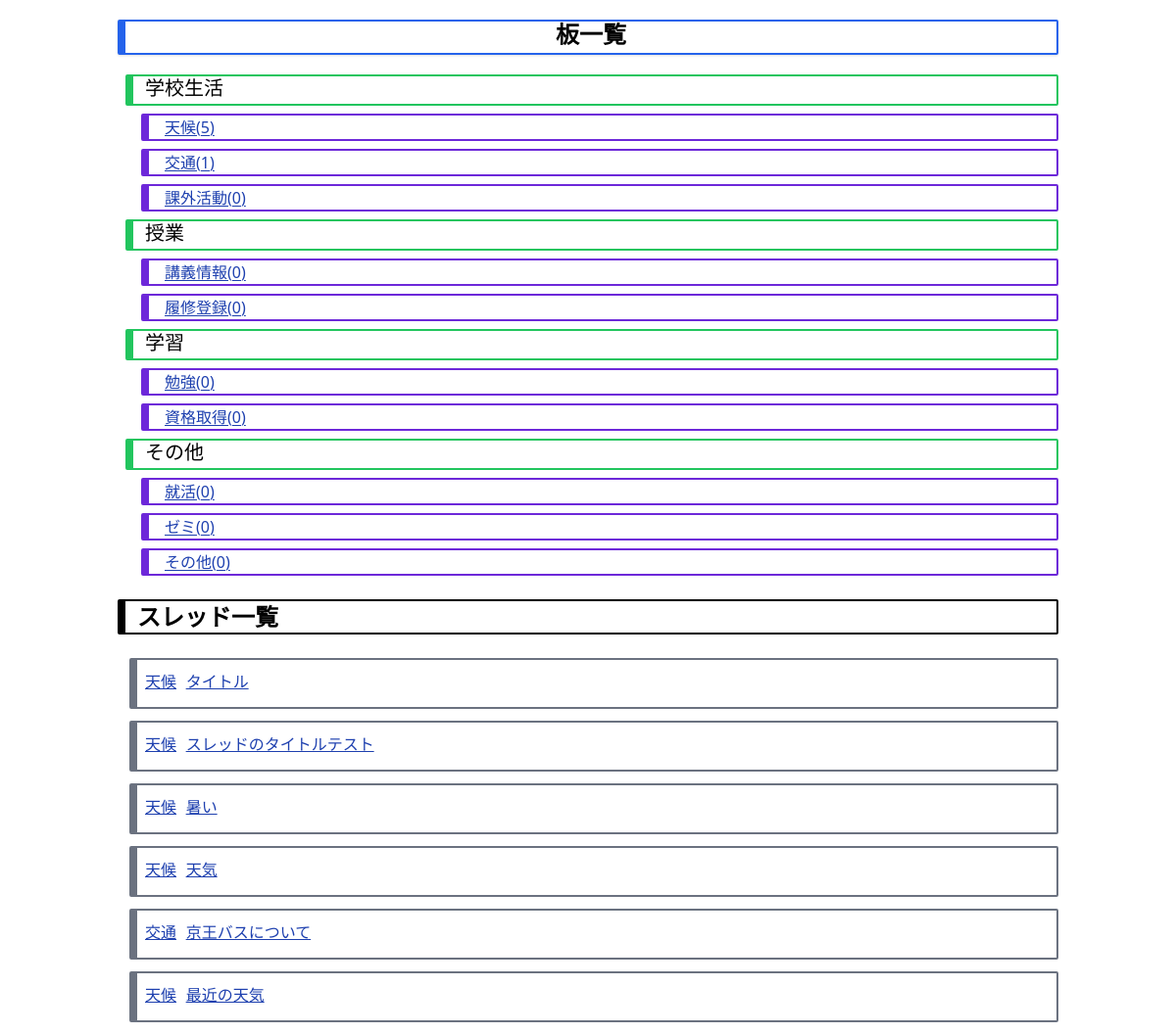
The page / on the database its author committed.
### tables this page shows
CREATE TABLE divisions (
            id INTEGER PRIMARY KEY AUTOINCREMENT,
            name STRING,
            created_at DATETIME
        );

CREATE TABLE kinds (
            id INTEGER PRIMARY KEY AUTOINCREMENT,
            name STRING,
            division_id INTEGER REFERENCES divisions,
            created_at DATETIME
        );

CREATE TABLE threads (
            id INTEGER PRIMARY KEY AUTOINCREMENT,
            title STRING,
            kind_id INTEGER,
            created_at DATETIME
        );

### app.py (the view)
@app.route("/", methods=["GET"])
def index():
    data = dict(threads=[],head=[])
    data["threads"]=db.getThreadsWithKindId(cur)
    for division in db.getDivisions(cur):
        kindCountPairs=[]
        kinds=db.getKindsByDivisionId(cur,division["id"])
        for kind in kinds:
            kindCountPairs.append(dict(kind=kind,count=db.getKindCountById(cur,kind["id"])))
        data["head"].append(dict(division=division,kindCountPairs=kindCountPairs))
    return render_template("index.html", data=data)

### features/db.py (called while the page is built)
def dateConverter(result: list[dict[str, str]] | dict[str, str]) -> list[dict[str, str]]|dict[str,str]:
    if type(result) is list:
        for i in result:
            for j in i.keys():
                if j == "created_at":
                    i[j] = generateTimeCaption(i[j])
    else:
        for j in result.keys():
            if j == "created_at":
                result[j] = generateTimeCaption(result[j])
    return result

def dictFactory(cur: sqlite3.Cursor, row):
    d = {}
    for idx, col in enumerate(cur.description):
        d[col[0]] = row[idx]
    return d

def getThreadsWithKindId(cur: sqlite3.Cursor) -> list[dict[str, str]] | dict[str, str]:
    result = cur.execute("""--sql
        select
            threads.id as thread_id,
            threads.title as thread_title,
            threads.created_at as thread_created_at,
            kinds.name as kind_name,
            kinds.id as kind_id
        from threads
        inner join kinds
        on threads.kind_id=kinds.id
        order by threads.created_at desc
        limit 10""").fetchall()
    return dateConverter(result)

def getDivisions(cur: sqlite3.Cursor) -> list[dict[str, str]]:
    result = cur.execute("""--sql
        select *
        from divisions""").fetchall()
    return dateConverter(result)

def getKindsByDivisionId(cur: sqlite3.Cursor, divisionsId: int) -> list[dict[str, str]]:
    result = cur.execute("""--sql
        select *
        from kinds
        where division_id=?""", (divisionsId,)).fetchall()
    return dateConverter(result)

def getKindCountById(cur:sqlite3.Cursor,id:int) -> int | None:
    result=cur.execute("""--sql
        select count(*)
        as count
        from threads
        where kind_id=?""",(id,)).fetchone()["count"]
    if type(result) is int:
        return result
    else:
        return None

### features/time_handler.py (called while the page is built)
def generateTimeCaption(time:str):
    now=datetime.datetime.now()
    created_at=datetime.datetime.strptime(time[:-8],"%Y-%m-%d %X")
    diff=now-created_at
    if diff.seconds<60:
        return "たった今"
    elif diff.seconds<3600:
        return f"{diff.seconds//60}分前"
    elif diff.days<1:
        return f"{diff.seconds//3600}時間前"
    elif diff.days<30:
        return f"{diff.days}日前"
    elif diff.days<365:
        return f"{diff.days//30.5}ヶ月前"
    else:
        return f"{diff.days//365}年前"

### templates/index.html (shortened to what this page needs)
<head>
  <link rel="stylesheet" href="../static/css/output.css">
</head>
<body>
  <div class="container w-4/5 mx-auto">
    <div
      class="my-5 shadow text-center font-semibold text-2xl border-t-2 border-r-2 border-b-2 border-l-8 border-blue-600 font-mono rounded-sm">
      <p class="">板一覧</p>
    </div>
    <ul class="list-group">
      {%for item in data.head%}
      <div class="ml-2 border-r-2 border-b-2 border-t-2 border-l-8 my-2 font-mono border-green-500 text-xl rounded-sm">
        <p class="ml-3">{{item.division.name}}</p>
      </div>
      {%for pair in item.kindCountPairs%}
      <div
        class="border-r-2 border-b-2 border-t-2 border-l-8 my-2 ml-6 border-violet-700 px-4 rounded-sm">
        <a href="/kind/{{pair.kind.id}}" class="font-normal text-blue-800 underline-offset-2 underline">{{pair.kind.name}}({{pair.count}})</a>
      </div>
      {%endfor%}
      {%endfor%}
    </ul>
    <div class="border-r-2 border-b-2 border-t-2 border-l-8 border-black my-6 font-semibold text-2xl rounded-sm">
      <p class="ml-3">スレッド一覧</p>
    </div>
    {% for thread in data.threads%}
    <div class="border-r-2 border-b-2 border-t-2 border-l-8 font-mono py-3 border-gray-500 my-3 ml-3 rounded-sm">
      <a href="/kind/{{thread.kind_id}}" class="ml-2 text-blue-800 underline">{{thread.kind_name}}</a>
      <a href="/thread/{{thread.thread_id}}" class="text-blue-800 underline">{{thread.thread_title}}</a>
    </div>
    {%endfor%}
  </div>
</body>

### rows shown on the page
divisions: division.name "学校生活"
kinds: kind.name "天候"
kinds: kind.name "交通"
kinds: kind.name "課外活動"
divisions: division.name "授業"
kinds: kind.name "講義情報"
kinds: kind.name "履修登録"
divisions: division.name "学習"
kinds: kind.name "勉強"
kinds: kind.name "資格取得"
divisions: division.name "その他"
kinds: kind.name "就活"
kinds: kind.name "ゼミ"
kinds: kind.name "その他"
threads: kind_name "天候", thread_title "タイトル"
threads: kind_name "天候", thread_title "スレッドのタイトルテスト"
threads: kind_name "天候", thread_title "暑い"
threads: kind_name "天候", thread_title "天気"
threads: kind_name "交通", thread_title "京王バスについて"
threads: kind_name "天候", thread_title "最近の天気"

### other values the page prints
{{ pair.count }} "5" "1" "0" "0" "0" "0" "0" "0" "0" "0"
